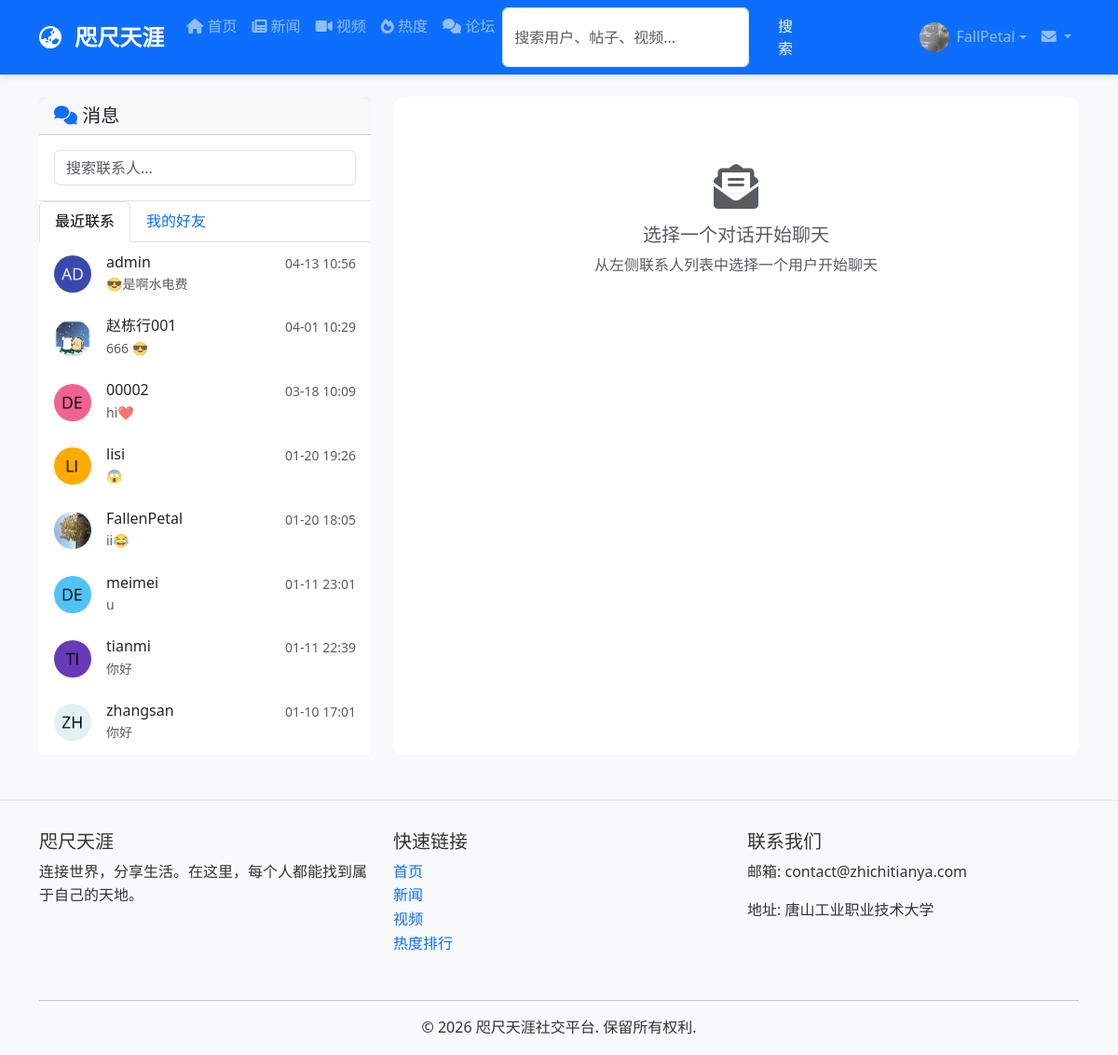
Screenshot of /messages (signed in) with the database file from the repository.
### python_web_project/models/__init__.py (models this page shows, shortened)
class User(UserMixin, db.Model):
    __tablename__ = 'users'
    id = db.Column(db.Integer, primary_key=True)
    username = db.Column(db.String(80), unique=True, nullable=False)
    email = db.Column(db.String(120), unique=True, nullable=False)
    password_hash = db.Column(db.String(120), nullable=False)
    avatar = db.Column(db.String(200), default='default_avatar.png')
    bio = db.Column(db.Text, default='')
    location = db.Column(db.String(100))
    website = db.Column(db.String(200))
    is_active = db.Column(db.Boolean, default=True)  # 用户是否被封禁
    is_banned = db.Column(db.Boolean, default=False)  # 是否被完全封禁
    can_post = db.Column(db.Boolean, default=True)    # 是否可以发帖
    can_video = db.Column(db.Boolean, default=True)   # 是否可以发视频
    can_comment = db.Column(db.Boolean, default=True)  # 是否可以评论
    is_admin = db.Column(db.Boolean, default=False)   # 是否为管理员
    join_date = db.Column(FlexibleDateTime, default=datetime.now)
    last_seen = db.Column(FlexibleDateTime, default=datetime.now)
    posts = db.relationship('Post', backref='author',
                            lazy=True, foreign_keys='Post.author_id')
    videos = db.relationship('Video', backref='uploader',
                             lazy=True, foreign_keys='Video.uploader_id')
    comments = db.relationship(
        'Comment', lazy=True, foreign_keys='Comment.author_id')
    sent_messages = db.relationship(
        'Message', backref='sender', lazy=True, foreign_keys='Message.sender_id')
    received_messages = db.relationship(
        'Message', backref='recipient', lazy=True, foreign_keys='Message.recipient_id')
    followers = db.relationship(
        'User', secondary='follows',
        primaryjoin='(Follows.followed_id == User.id)',  # 被关注的人
        secondaryjoin='(Follows.follower_id == User.id)',  # 关注者
        backref=db.backref('followed', lazy='dynamic'),
        lazy='dynamic'
    )
    post_likes = db.relationship('PostLike', backref='user', lazy=True)
    video_likes = db.relationship('VideoLike', backref='user', lazy=True)
    def unread_messages_count(self):
        return Message.query.filter_by(
            recipient_id=self.id,
            is_read=False
        ).count()

class Message(db.Model):
    __tablename__ = 'messages'
    id = db.Column(db.Integer, primary_key=True)
    sender_id = db.Column(
        db.Integer, db.ForeignKey('users.id'), nullable=False)
    recipient_id = db.Column(
        db.Integer, db.ForeignKey('users.id'), nullable=False)
    content = db.Column(db.Text, nullable=False)
    timestamp = db.Column(FlexibleDateTime, index=True,
                          default=datetime.utcnow)
    is_read = db.Column(db.Boolean, default=False)
    message_type = db.Column(db.String(20), default='message')
    related_id = db.Column(db.Integer)  # 关联的ID（如帖子ID、视频ID等）
    related_type = db.Column(db.String(20))  # 关联类型（如'post', 'video'等）
    attachment_path = db.Column(db.String(500))  # 附件文件路径
    attachment_type = db.Column(db.String(50))  # 附件类型 (image, file, video等)
    attachment_filename = db.Column(db.String(200))  # 附件原始文件名
    updated_at = db.Column(FlexibleDateTime)  # 消息更新时间

### python_web_project/app.py (the view)
@app.route('/messages')
@login_required
def messages():
    received_messages = Message.query.filter_by(
        recipient_id=current_user.id).order_by(
        Message.timestamp.desc()).all()
    sent_messages = Message.query.filter_by(
        sender_id=current_user.id).order_by(
        Message.timestamp.desc()).all()
    all_messages = sorted(received_messages + sent_messages,
                          key=lambda x: x.timestamp, reverse=True)
    recent_contacts = []
    processed_usernames = set()
    for msg in all_messages:
        partner = msg.sender if msg.recipient_id == current_user.id else msg.recipient
        if partner.username not in processed_usernames:
            recent_contacts.append(partner)
            processed_usernames.add(partner.username)
            if len(recent_contacts) >= 10:  # 限制为最近10个联系人
                break
    return render_template('messages.html',
                           all_messages=all_messages,
                           recent_contacts=recent_contacts)

### python_web_project/app.py (called while the page is built)
@login_manager.user_loader
def load_user(user_id):
    return User.query.get(int(user_id))

@app.before_request
def check_user_permissions():
    if current_user.is_authenticated:
        if current_user.is_banned:
            from flask_login import logout_user
            logout_user()
            flash('您的账户已被封禁，请联系管理员解封。', 'danger')
            return redirect(url_for('login'))
        request_path = request.path
        if not current_user.can_post and request_path in ['/create_post', '/edit_post']:
            flash('您的发帖功能已被封禁，请联系管理员解封。', 'danger')
            return redirect(url_for('index'))
        if not current_user.can_video and request_path in ['/upload_video', '/edit_video']:
            flash('您的视频上传功能已被封禁，请联系管理员解封。', 'danger')
            return redirect(url_for('index'))
        if not current_user.can_comment and 'add_comment' in request_path:
            flash('您的评论功能已被封禁，请联系管理员解封。', 'danger')
            return redirect(request.referrer or url_for('index'))

@app.template_global()
def get_avatar_url(avatar_filename):
    if not avatar_filename:
        return "/static/uploads/avatars/default_avatar.png"
    avatar_filename = avatar_filename.replace('/static/uploads/avatars/', '').replace(
        'static/uploads/avatars/', '').replace('uploads/avatars/', '')
    return f"/static/uploads/avatars/{avatar_filename}"

@app.template_global()
def get_latest_message_between(user1_id, user2_id):
    from models import Message
    latest_message = Message.query.filter(
        ((Message.sender_id == user1_id) & (Message.recipient_id == user2_id)) |
        ((Message.sender_id == user2_id) & (Message.recipient_id == user1_id))
    ).order_by(Message.timestamp.desc()).first()
    return latest_message if latest_message else None

@app.context_processor
def inject_news_utils():
    def get_last_news_update():
        """获取最新新闻的更新时间"""
        latest_news = News.query.order_by(News.timestamp.desc()).first()
        if latest_news:
            return latest_news.timestamp.strftime('%Y-%m-%d %H:%M')
        return None
    return dict(get_last_news_update=get_last_news_update)

### python_web_project/models/__init__.py (called while the page is built, shortened)
    def process_result_value(self, value, dialect):
        if value is None or value == '':
            return datetime.now()  # 使用本地时间
        return value

### python_web_project/templates/messages.html (shortened to what this page needs)
{% extends "base.html" %} {% block title %}消息 - 咫尺天涯{% endblock %} {%
block content %}
<div class="container mt-4">
  <div class="row">
    <div class="col-md-4">
      <div class="card">
        <div class="card-header">
          <h5 class="mb-0">
            <i class="fas fa-comments text-primary"></i> 消息
          </h5>
        </div>
        <div class="card-body p-0">
          <div class="p-3 border-bottom">
            <input
              type="text"
              class="form-control"
              id="searchContacts"
              placeholder="搜索联系人..."
            />
          </div>
          <ul class="nav nav-tabs" id="messageTabs" role="tablist">
            <li class="nav-item" role="presentation">
              <button
                class="nav-link active"
                id="recent-tab"
                data-bs-toggle="tab"
                data-bs-target="#recent"
                type="button"
                role="tab"
              >
                最近联系
              </button>
            </li>
            <li class="nav-item" role="presentation">
              <button
                class="nav-link"
                id="friends-tab"
                data-bs-toggle="tab"
                data-bs-target="#friends"
                type="button"
                role="tab"
              >
                我的好友
              </button>
            </li>
          </ul>
          <div class="tab-content" id="messageTabContent">
            <div class="tab-pane fade show active" id="recent" role="tabpanel">
              <div class="list-group list-group-flush" id="recentContactsList">
                {% for contact in recent_contacts %} {% set latest_message =
                get_latest_message_between(current_user.id, contact.id) %}
                <a
                  href="{{ url_for('chat_window', recipient=contact.username) }}"
                  class="list-group-item list-group-item-action"
                >
                  <div class="d-flex align-items-center">
                    <img
                      src="{{ get_avatar_url(contact.avatar) }}"
                      class="rounded-circle me-3"
                      style="width: 40px; height: 40px"
                      alt="头像"
                    />
                    <div class="flex-grow-1">
                      <div class="d-flex justify-content-between">
                        <h6 class="mb-0">{{ contact.username }}</h6>
                        <small class="text-muted"
                          >{{ latest_message.timestamp.strftime('%m-%d %H:%M')
                          if latest_message.timestamp else '' }}</small
                        >
                      </div>
                      <p class="mb-0 text-muted small">
                        {{ latest_message.content[:50] }}
                      </p>
                    </div>
                  </div>
                </a>
                {% endfor %}
              </div>
            </div>
          </div>
        </div>
      </div>
    </div>
    <div class="col-md-8">
      <div class="card h-100">
        <div class="card-body d-flex flex-column">
          <div class="text-center py-5">
            <i class="fas fa-envelope-open-text fa-3x text-muted mb-3"></i>
            <h5 class="text-muted">选择一个对话开始聊天</h5>
            <p class="text-muted">从左侧联系人列表中选择一个用户开始聊天</p>
          </div>
        </div>
      </div>
    </div>
  </div>
</div>
{% endblock %}

### python_web_project/templates/base.html (shortened to what this page needs)
<!DOCTYPE html>
<html lang="zh-CN">
  <head>
    <link
      href="{{ url_for('static', filename='css/bootstrap.min.css') }}"
      rel="stylesheet"
    />
    <link
      rel="stylesheet"
      href="{{ url_for('static', filename='css/style.css') }}"
    />
    <link
      rel="stylesheet"
      href="https://cdnjs.cloudflare.com/ajax/libs/font-awesome/6.0.0/css/all.min.css"
    />
  </head>
  <body>
    <nav class="navbar navbar-expand-lg navbar-dark bg-primary sticky-top">
      <div class="container">
        <a class="navbar-brand" href="{{ url_for('index') }}">
          <i class="fas fa-globe-asia me-2"></i> 咫尺天涯
        </a>
        <div class="collapse navbar-collapse" id="navbarNav">
          <ul class="navbar-nav me-auto">
            <li class="nav-item">
              <a class="nav-link" href="{{ url_for('index') }}"
                ><i class="fas fa-home"></i> 首页</a
              >
            </li>
            <li class="nav-item">
              <a class="nav-link" href="{{ url_for('news') }}"
                ><i class="fas fa-newspaper"></i> 新闻</a
              >
            </li>
            <li class="nav-item">
              <a class="nav-link" href="{{ url_for('videos') }}"
                ><i class="fas fa-video"></i> 视频</a
              >
            </li>
            <li class="nav-item">
              <a class="nav-link" href="{{ url_for('trending') }}"
                ><i class="fas fa-fire"></i> 热度</a
              >
            </li>
            <li class="nav-item">
              <a class="nav-link" href="{{ url_for('forum') }}"
                ><i class="fas fa-comments"></i> 论坛</a
              >
            </li>
            <li class="nav-item">
              <form
                class="d-flex"
                action="{{ url_for('search') }}"
                method="get"
              >
                <input
                  class="form-control me-2"
                  type="search"
                  name="q"
                  placeholder="搜索用户、帖子、视频..."
                  aria-label="Search"
                />
                <button class="btn btn-outline-light" type="submit">
                  搜索
                </button>
              </form>
            </li>
          </ul>
          <ul class="navbar-nav ms-auto">
            {% if current_user.is_authenticated %}
            <li class="nav-item dropdown">
              <a
                class="nav-link dropdown-toggle d-flex align-items-center"
                href="#"
                id="navbarDropdown"
                role="button"
                data-bs-toggle="dropdown"
              >
                <img
                  src="{{ get_avatar_url(current_user.avatar) }}"
                  class="user-avatar-sm me-2"
                  alt="头像"
                />
                {{ current_user.username }}
              </a>
            </li>
            {% endif %}
          </ul>
          {% if current_user.is_authenticated %}
          <ul class="navbar-nav">
            <li class="nav-item dropdown">
              <a
                class="nav-link dropdown-toggle"
                href="#"
                id="messagesDropdown"
                role="button"
                data-bs-toggle="dropdown"
                aria-expanded="false"
              >
                <i class="fas fa-envelope"></i>
              </a>
                {% set unread_messages = [] %} {% for msg in
                current_user.received_messages %} {% if not msg.is_read %} {% if
                unread_messages|length < 5 %} {% set _ =
                unread_messages.append(msg) %} {% endif %} {% endif %} {% endfor
                %}
            </li>
          </ul>
          {% endif %}
        </div>
      </div>
    </nav>
    <main>{% block content %}{% endblock %}</main>
    <footer class="footer mt-5 py-4 bg-light">
      <div class="container">
        <div class="row">
          <div class="col-md-4 mb-3">
            <h5>咫尺天涯</h5>
            <p>连接世界，分享生活。在这里，每个人都能找到属于自己的天地。</p>
          </div>
          <div class="col-md-4 mb-3">
            <h5>快速链接</h5>
            <ul class="list-unstyled">
              <li>
                <a href="{{ url_for('index') }}" class="text-decoration-none"
                  >首页</a
                >
              </li>
              <li>
                <a href="{{ url_for('news') }}" class="text-decoration-none"
                  >新闻</a
                >
              </li>
              <li>
                <a href="{{ url_for('videos') }}" class="text-decoration-none"
                  >视频</a
                >
              </li>
              <li>
                <a href="{{ url_for('trending') }}" class="text-decoration-none"
                  >热度排行</a
                >
              </li>
            </ul>
          </div>
          <div class="col-md-4 mb-3">
            <h5>联系我们</h5>
            <p>邮箱: contact@zhichitianya.com</p>
            <p>地址: 唐山工业职业技术大学</p>
          </div>
        </div>
        <hr />
        <div class="text-center">
          <p class="mb-0">&copy; 2026 咫尺天涯社交平台. 保留所有权利.</p>
        </div>
      </div>
    </footer>
  </body>
</html>

### python_web_project/static/css/style.css (style rules this page uses)
:root { --primary-color: #0d6efd; --secondary-color: #6c757d; --success-color: #198754; --info-color: #0dcaf0; --warning-color: #ffc107; --danger-color: #dc3545; --light-color: #f8f9fa; --dark-color: #212529; }
body { font-family: 'Segoe UI', Tahoma, Geneva, Verdana, sans-serif; background-color: #f8f9fa; color: #333; line-height: 1.6; padding-top: 0; margin: 0; }
.navbar { box-shadow: 0 2px 10px rgba(0,0,0,.1); z-index: 1000; }
.navbar-brand { font-weight: 700; font-size: 1.5rem; }
.card { border: none; border-radius: 12px; transition: transform 0.3s ease, box-shadow 0.3s ease; background-color: #ffffff; }
.card-body { padding: 1.5rem; }
.btn { border-radius: 8px; padding: 0.5rem 1.2rem; font-weight: 500; transition: all 0.3s ease; border: none; }
.footer { background-color: #f8f9fa !important; border-top: 1px solid #dee2e6; margin-top: 3rem; padding-top: 2rem !important; padding-bottom: 1rem !important; }
.list-group-item { border: none; padding: 0.75rem 1rem; }
.user-avatar-sm { width: 32px; height: 32px; border-radius: 50%; object-fit: cover; }

### python_web_project/templates/base.html (style rules this page uses)
.user-avatar-sm { width: 32px; height: 32px; border-radius: 50%; object-fit: cover; }

### rows the page displays
User: avatar (picture), username "FallPetal"
User: avatar (picture), username "admin"
Message: timestamp "04-13 10:56", content "😎是啊水电费"
User: avatar (picture), username "赵栋行001"
Message: timestamp "04-01 10:29", content "666 😎"
User: avatar (placeholder picture), username "00002"
Message: timestamp "03-18 10:09", content "hi❤️"
User: avatar (picture), username "lisi"
Message: timestamp "01-20 19:26", content "😱"
User: avatar (picture), username "FallenPetal"
Message: timestamp "01-20 18:05", content "ii😂"
User: avatar (picture), username "meimei"
Message: timestamp "01-11 23:01", content "u"
User: avatar (picture), username "tianmi"
Message: timestamp "01-11 22:39", content "你好"
User: avatar (picture), username "zhangsan"
Message: timestamp "01-10 17:01", content "你好"
